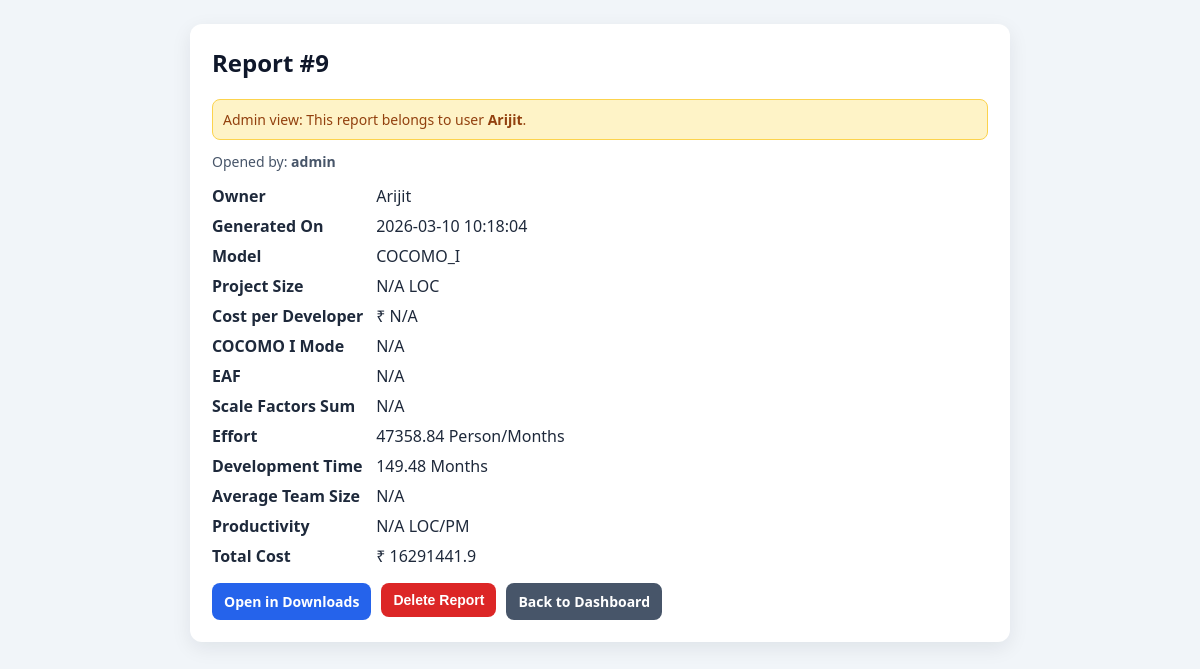
The app's page /report/9 (signed in) with its own data.
### tables this page shows
CREATE TABLE reports (
            id INTEGER PRIMARY KEY AUTOINCREMENT,
            user_id INTEGER NOT NULL,
            created_at TEXT NOT NULL,
            effort REAL NOT NULL,
            time REAL NOT NULL,
            cost REAL NOT NULL, model TEXT NOT NULL DEFAULT 'COCOMO_I', loc REAL, cost_per_dev REAL, cocomo_mode TEXT, eaf REAL, scale_factors_sum REAL, productivity REAL, avg_team_size REAL,
            FOREIGN KEY (user_id) REFERENCES users (id)
        );

CREATE TABLE users (
            id INTEGER PRIMARY KEY AUTOINCREMENT,
            username TEXT UNIQUE NOT NULL,
            password_hash TEXT NOT NULL,
            created_at TEXT NOT NULL
        , is_admin INTEGER NOT NULL DEFAULT 0);

### app.py (the view)
@app.route("/report/<int:report_id>")
def report_detail(report_id):
    if not session.get("user"):
        return redirect(url_for("auth"))
    username = session.get("user")
    user_record = get_user_by_username(username)
    if not user_record:
        session.clear()
        return redirect(url_for("auth"))
    report = get_report_by_id(report_id)
    if not report:
        flash("Report not found.", "error")
        return redirect(url_for("dashboard"))
    is_admin = bool(user_record["is_admin"])
    is_owner = report["user_id"] == user_record["id"]
    if not is_admin and not is_owner:
        flash("You are not authorized to view this report.", "error")
        return redirect(url_for("dashboard"))
    return render_template(
        "report_detail.html",
        report=report,
        user=username,
        is_admin=is_admin,
        is_owner=is_owner
    )

### app.py (called while the page is built)
def get_db_connection():
    conn = sqlite3.connect(DB_PATH)
    conn.row_factory = sqlite3.Row
    return conn

def get_user_by_username(username):
    conn = get_db_connection()
    user = conn.execute(
        "SELECT id, username, password_hash, is_admin FROM users WHERE username = ?",
        (username,)
    ).fetchone()
    conn.close()
    return user

def get_report_by_id(report_id):
    conn = get_db_connection()
    row = conn.execute(
        """
         SELECT r.id, r.user_id, r.created_at, r.model, r.loc, r.cost_per_dev, r.cocomo_mode,
             r.eaf, r.scale_factors_sum, r.productivity, r.avg_team_size,
             r.effort, r.time, r.cost, u.username
        FROM reports r
        JOIN users u ON r.user_id = u.id
        WHERE r.id = ?
        """,
        (report_id,)
    ).fetchone()
    conn.close()
    return dict(row) if row else None

### templates/report_detail.html (shortened to what this page needs)
<!DOCTYPE html>
<html lang="en">
<head>
</head>
<body>
<div class="container">
    <div class="card">
        <h2>Report #{{ report.id }}</h2>
        {% if is_admin and not is_owner %}
        <div class="admin-note">Admin view: This report belongs to user <b>{{ report.username }}</b>.</div>
        {% endif %}
        <div class="meta">Opened by: <b>{{ user }}</b></div>
        <div class="row"><b>Owner</b> {{ report.username }}</div>
        <div class="row"><b>Generated On</b> {{ report.created_at }}</div>
        <div class="row"><b>Model</b> {{ report.model or "COCOMO_I" }}</div>
        <div class="row"><b>Project Size</b> {{ report.loc if report.loc is not none else "N/A" }} LOC</div>
        <div class="row"><b>Cost per Developer</b> ₹ {{ report.cost_per_dev if report.cost_per_dev is not none else "N/A" }}</div>
        {% if (report.model or "COCOMO_I") == "COCOMO_I" %}
        <div class="row"><b>COCOMO I Mode</b> {{ report.cocomo_mode if report.cocomo_mode else "N/A" }}</div>
        {% endif %}
        <div class="row"><b>EAF</b> {{ report.eaf if report.eaf is not none else "N/A" }}</div>
        <div class="row"><b>Scale Factors Sum</b> {{ report.scale_factors_sum if report.scale_factors_sum is not none else "N/A" }}</div>
        <div class="row"><b>Effort</b> {{ report.effort }} Person/Months</div>
        <div class="row"><b>Development Time</b> {{ report.time }} Months</div>
        <div class="row"><b>Average Team Size</b> {{ report.avg_team_size if report.avg_team_size is not none else "N/A" }}</div>
        <div class="row"><b>Productivity</b> {{ report.productivity if report.productivity is not none else "N/A" }} LOC/PM</div>
        <div class="row"><b>Total Cost</b> ₹ {{ report.cost }}</div>
        <div class="actions">
            <a class="btn" href="{{ url_for('download_page') }}">Open in Downloads</a>
            <form method="POST" action="{{ url_for('delete_report', report_id=report.id, source='dashboard') }}" onsubmit="return confirm('Delete this report permanently?');">
                <button type="submit" class="btn delete">Delete Report</button>
            </form>
            <a class="btn back" href="{{ url_for('dashboard') }}">Back to Dashboard</a>
        </div>
    </div>
</div>
</body>
</html>

### templates/report_detail.html (style rules this page uses)
body { font-family: "Segoe UI", Arial, sans-serif; background: #f1f5f9; margin: 0; padding: 24px; }
.container { max-width: 820px; margin: 0 auto; }
.card { background: #ffffff; border-radius: 12px; padding: 22px; box-shadow: 0 6px 20px rgba(15, 23, 42, 0.08); }
h2 { margin-top: 0; color: #0f172a; }
.meta { color: #475569; font-size: 14px; margin-bottom: 14px; }
.row { margin: 8px 0; color: #1e293b; }
.row b { display: inline-block; min-width: 160px; }
.actions { display: flex; gap: 10px; flex-wrap: wrap; margin-top: 16px; }
.btn { display: inline-block; text-align: center; text-decoration: none; padding: 9px 12px; border-radius: 8px; color: white; background: #2563eb; font-size: 14px; font-weight: 600; border: none; cursor: pointer; }
.btn.delete { background: #dc2626; }
.btn.back { background: #475569; }
.admin-note { background: #fef3c7; color: #92400e; border: 1px solid #fcd34d; border-radius: 8px; padding: 10px; margin-bottom: 12px; font-size: 14px; }

### records on screen
reports: id "9", created_at "2026-03-10 10:18:04", model "COCOMO_I", effort "47358.84", time "149.48", cost "16291441.9"
users: username "Arijit"
users: username "admin"

### other values on screen
{{ report.loc if report.loc is not none else "N/A" }} "N/A"
{{ report.cost_per_dev if report.cost_per_dev is not none else "N/A" }} "N/A"
{{ report.cocomo_mode if report.cocomo_mode else "N/A" }} "N/A"
{{ report.eaf if report.eaf is not none else "N/A" }} "N/A"
{{ report.avg_team_size if report.avg_team_size is not none else "N/A" }} "N/A"
{{ report.productivity if report.productivity is not none else "N/A" }} "N/A"
